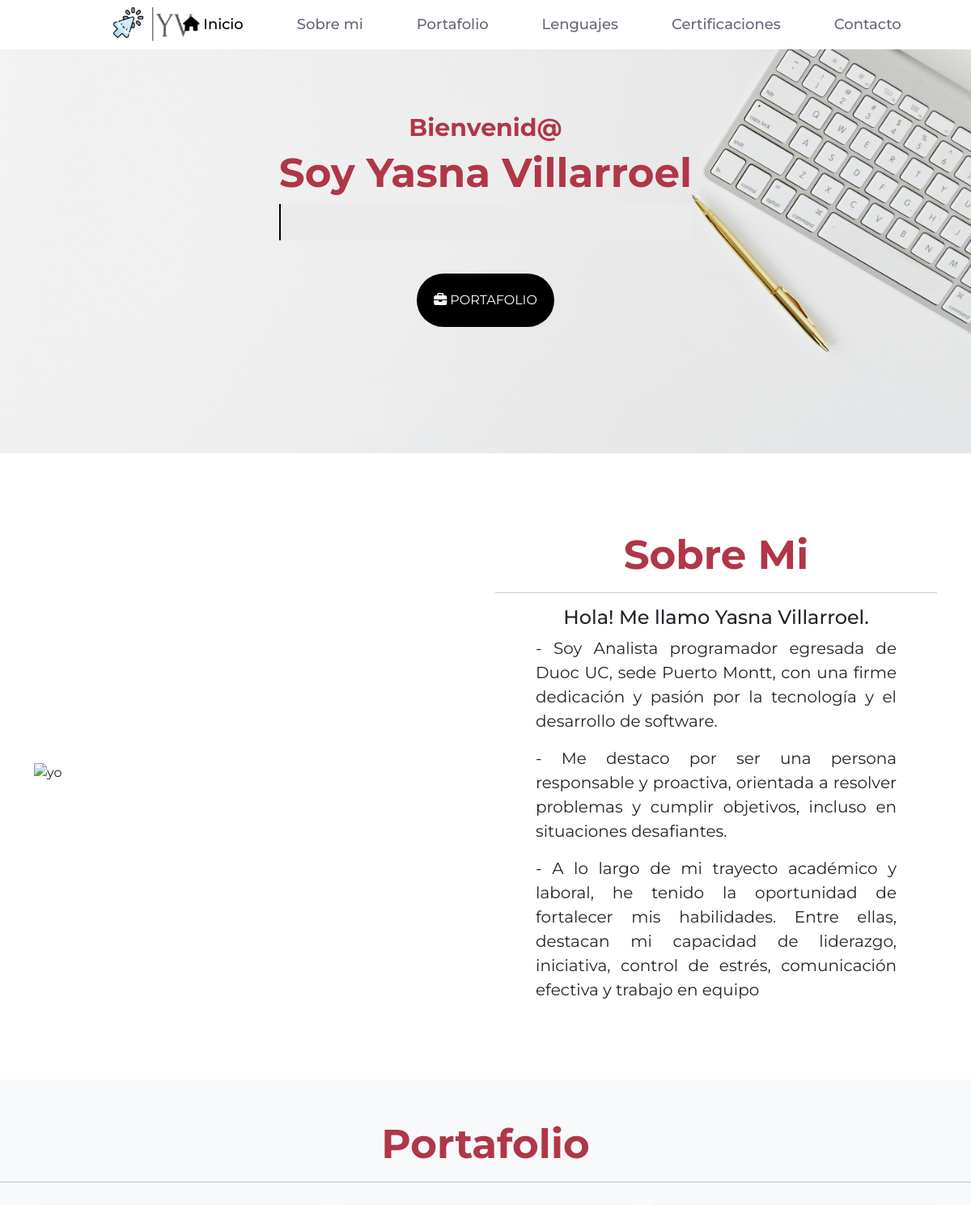
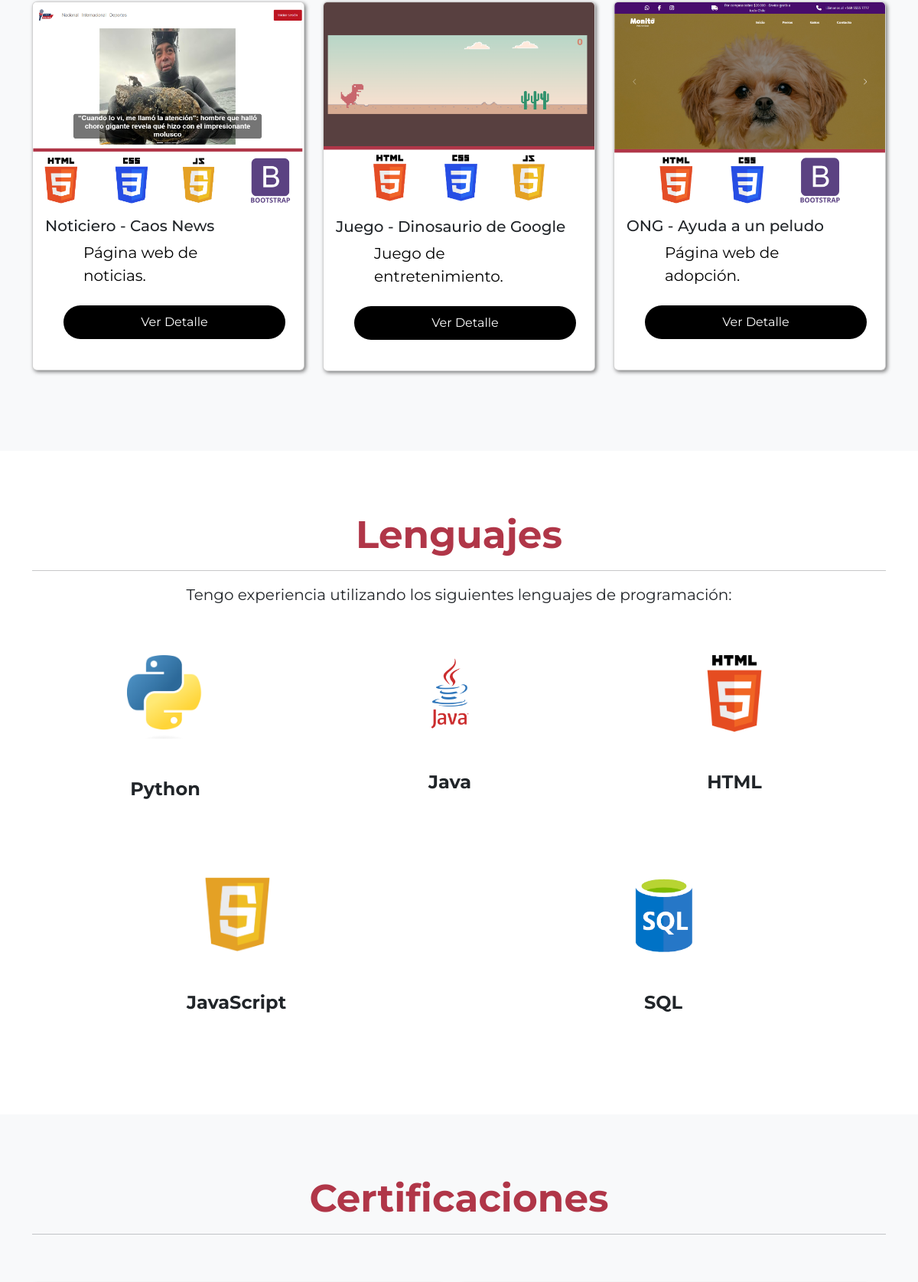
The page / (upper part) on the database its author committed (2 pictures, top to bottom).
### myportfolio/models.py (models this page shows, shortened)
class Proyecto(models.Model):
    titulo = models.CharField(max_length=200)
    imagen = models.ImageField(upload_to='proyectos/')
    descripcion = models.TextField()
    contenido = RichTextField()  # Campo de texto enriquecido#######ETAPA 5
    tecnologias = models.ManyToManyField(Tecnologia)
    link_sitio = models.URLField(max_length=200)
    link_repositorio = models.URLField(max_length=200)
    categoria = models.ForeignKey(Categoria, on_delete=models.CASCADE)

### myportfolio/views.py (the view)
# urls.py: path('', views.home, name='home'),
def home(request):
    proyectos = Proyecto.objects.all()
    return render(request, 'index.html', {'proyectos': proyectos})

### myportfolio/templates/index.html (shortened to what this page needs)
{% load static %}
{% load bootstrap5 %}
<!DOCTYPE html>
<html lang="es">
<head>
  <link href="./assets/vendor/font-awesome/fontawesome.css" rel="stylesheet" />
  <link href="./assets/vendor/font-awesome/brands.css" rel="stylesheet" />
  <link href="./assets/vendor/font-awesome/solid.css" rel="stylesheet" />
  <link rel="stylesheet" href="https://cdnjs.cloudflare.com/ajax/libs/font-awesome/6.5.1/css/all.min.css"
 />
  {% bootstrap_css %}
  <link rel="stylesheet" href="{% static 'css/styles.css' %}">
</head>
<body>
  <nav class="navbar fixed-top navbar-expand-lg custom-nav navbar-light fixed-top sticky stickyadd">
    <div class="container-fluid">
      <div class="logo">
        <img class="logo" src="{% static 'img/Logotipo.png' %}">
      </div>
      <div class="collapse navbar-collapse" id="navbarNavAltMarkup">
        <div class="navbar-nav">
          <li class="nav-item">
            <a class="nav-link active" aria-current="page" href="#bienvenida"><i
                class="fa-solid fa-house"></i> Inicio</a>
          </li>
          <li class="nav-item">
            <a class="nav-link" href="#sobre_mi">Sobre mi</a>
          </li>
          <li class="nav-item">
            <a class="nav-link" href="#portafolio">Portafolio</a>
          </li>
          <li class="nav-item">
            <a class="nav-link" href="#lenguajes">Lenguajes</a>
          </li>
          <li class="nav-item">
            <a class="nav-link" href="#certificados">Certificaciones</a>
          </li>
          <li class="nav-item">
            <a class="nav-link" href="#contacto">Contacto</a>
          </li>
        </div>
      </div>
    </div>
  </nav>
  <section class="bienvenida" id="bienvenida">
    <div class="div-foto">
      <div class="contenedor">
        <h1 class="text-center titulo">Bienvenid@</h1>
        <h2 class="text-center subtitulo">Soy Yasna Villarroel</h2>
        <span class="text sec-text">Analista programador</span>
        <br>
        <div class="contenedor-btn">
          <a href="#portafolio" class="btn"><i class="fa-solid fa-briefcase"></i> PORTAFOLIO</a>
        </div>
      </div>
    </div>
  </section>
  <section class="section" id="sobre_mi">
    <div class="container">
      <div class="row align-items-center">
        <div class="col-lg-6 order-2 order-lg-1">
          <div class="mt-3">
            <img class="img-fluid mx-auto d-block yo_imagen" src="{% static 'img/yo.jpeg' %}" alt="yo">
          </div>
        </div>
        <div class="col-lg-6 order-1 order-lg-2">
          <div class="mt-3" style="text-align: justify;">
            <h1 class="text-center subtitulo">Sobre Mi</h1>
            <hr>
            <h4 class="text-center">Hola! Me llamo Yasna Villarroel.</h4>
            <p>- Soy Analista programador egresada de Duoc UC, sede
              Puerto Montt, con una firme dedicación y
              pasión por la tecnología y el desarrollo de
              software.
            </p>
            <p>- Me destaco por ser una persona responsable y
              proactiva, orientada a resolver problemas y
              cumplir objetivos, incluso en situaciones
              desafiantes.
            </p>
            <p>- A lo largo de mi trayecto académico y laboral,
              he tenido la oportunidad de fortalecer mis
              habilidades. Entre ellas, destacan mi capacidad
              de liderazgo, iniciativa, control de estrés,
              comunicación efectiva y trabajo en equipo
            </p>
          </div>
        </div>
      </div>
    </div>
  </section>
  <section id="portafolio" class="section bg-light">
    <div class="col-md">
      <h1 class="text-center subtitulo">Portafolio</h1>
      <hr>
    </div>
    <div class="container">
      <div class="row">
        {% for proyecto in proyectos %}
        <div class="col-md-4">
          <div class="card mb-4">
            <img src="{{ proyecto.imagen.url }}" class="card-img-top" alt="{{ proyecto.titulo }}">
            <div class="card-body">
              <h5 class="card-title">{{ proyecto.titulo }}</h5>
              <p class="card-text">{{ proyecto.descripcion }}</p>
              <div class="row m-3">
                <a href="{% url 'proyecto_detalle' proyecto.pk %}" class="btnDetalle m-2">Ver Detalle</a>
              </div>
            </div>
          </div>
        </div>
        {% endfor %}
      </div>
    </div>
  </section>
  <section class="section" id="lenguajes">
    <div class="container">
      <div class="row">
        <div class="col-md">
          <h1 class="text-center subtitulo">Lenguajes</h1>
          <hr>
          <p class="text-center">Tengo experiencia utilizando los siguientes lenguajes de programación:</p>
        </div>
        <div class="row row-cols-1 row-cols-md-2 row-cols-lg-3 g-4">
          <div class="col lenguaje">
            <img class="foto" src="{% static 'img/python.png' %}" alt="">
            <figcaption class="p-5 nombres">Python</figcaption>
          </div>
          <div class="col lenguaje">
            <img class="foto" src="{% static 'img/java.png' %}" alt="">
            <figcaption class="p-5 nombres">Java</figcaption>
          </div>
          <div class="col lenguaje">
            <img class="foto" src="{% static 'img/html.png' %}" alt="">
            <figcaption class="p-5 nombres">HTML</figcaption>
          </div>
        </div>
        <div class="row row-cols-1 row-cols-md-2 g-4">
          <div class="col lenguaje">
            <img class="foto" src="{% static 'img/javascript.png' %}" alt="">
            <figcaption class="p-5 nombres">JavaScript</figcaption>
          </div>
          <div class="col lenguaje">
            <img class="foto" src="{% static 'img/sql-logo.png' %}" alt="">
            <figcaption class="p-5 nombres">SQL</figcaption>
          </div>
        </div>
      </div>
  </section>
  <section class="section bg-light diplomas" id="certificados">
    <div class="container">
      <div class="row">
        <div class="col-md">
          <h1 class="text-center subtitulo">Certificaciones</h1>
          <hr>
        </div>
        <div class="row row-cols-1 row-cols-md-2 g-4">
        </div>
      </div>
    </div>
  </section>
</body>
</html>

### myportfolio/static/css/styles.css (style rules this page uses)
* { font-family: "Montserrat", sans-serif; }
body { overflow: auto; overflow-x: hidden; }
.section { padding: 50px 0; position: relative; }
.bg-light { background-color: rgba(248, 249, 250) !important; width: 100%; }
div { display: block; unicode-bidi: isolate; }
.container { display: flex; margin-top: 30px; margin-bottom: 30px; }
.row { display: flex; flex-wrap: wrap; }
.titulo { font-weight: bold; color: #b03648; font-size: 30px; }
.subtitulo { color: #b03648; font-weight: bolder; font-size: 50px; }
p { font-size: 20px; padding-left: 50px; padding-right: 50px; }
.btn { background-color: black ; color:#fff; padding: 20px; align-items: center; border-radius: 50px; text-align: center; justify-content: center; }
.btnDetalle { background-color: black ; color:#fff; padding: 10px; align-items: center; border-radius: 50px; text-align: center; justify-content: center; text-decoration: none; display: inline-block; cursor: pointer; border: none; }
.logo { inline-size: 140px; padding-right: 35px; }
.navbar { width: 100%; font-weight: bold; transition: all 0.5s ease-in-out; background-color: transparent; font-size: 18px; }
.sticky { background-color: #fff !important; }
.custom-nav .navbar-nav { display: flex; justify-content: center; align-items: center; }
.custom-nav { display: flex; justify-content: center; align-items: center; }
.custom-nav .container-fluid { display: flex; align-items: center; width: 100%; position: relative; }
.custom-nav .navbar-collapse { justify-content: center; align-items: center; }
.custom-nav .logo { position: relative; left: 10%; }
.custom-nav .navbar-nav .nav-item { margin: 0 25px; }
.nav-link { color: #666777; font-weight: 500; position: relative; }
.nav-link:hover, .nav-link.active { color: black; }
.nav-link::before { content: ""; position: absolute; bottom: 0; left: 50%; transform: translateX(-50%); width: 0; height: 2px; background-color: #C8676D; visibility: hidden; transition: 0.3s ease-in-out; }
.bienvenida { overflow: hidden; }
.bienvenida .div-foto { background: url(../img/fondo.jpg); background-size: cover; background-position: bottom; display: flex; justify-content: center; align-items: center; padding: 20px; height: 70vh; width: 100%; }
.bienvenida .contenedor { max-width: 100%; padding: 0 15px; box-sizing: border-box; }
.bienvenida .text { display: block; max-width: 100%; white-space: nowrap; overflow: hidden; text-overflow: ellipsis; }
.contenedor .text { position: relative; text-align: center; text-align: center; color: black; font-size: 30px; font-weight: bold; }
.text.sec-text:before { content: ""; position: absolute; top: 0; left: 0; height: 100%; width: 100%; background-color: #EBEBEB; border-left: 2px solid black; animation: animate 4s steps(8) infinite; }
.contenedor-btn { display: flex; justify-content: center; align-items: center; height: 100px; }
.yo_imagen { inline-size: 70vh; }
.card-text { color: black; }
.card { box-shadow: 2px 2px 5px rgba(0, 0, 0, .5); transition: all .4s ease-in-out; display: flex; }
.foto { width: 100px; border-radius: 8px; align-items: center; display: block; margin: 0 auto; }
.nombres { font-weight: bold; }
.p-5 { padding: 1rem; text-align: center; font-size: 1.5rem; }

### rows shown on the page
Proyecto: imagen (picture), titulo "Noticiero - Caos News", descripcion "Página web de noticias."
Proyecto: imagen (picture), titulo "Juego - Dinosaurio de Google", descripcion "Juego de entretenimiento."
Proyecto: imagen (picture), titulo "ONG - Ayuda a un peludo", descripcion "Página web de adopción."
